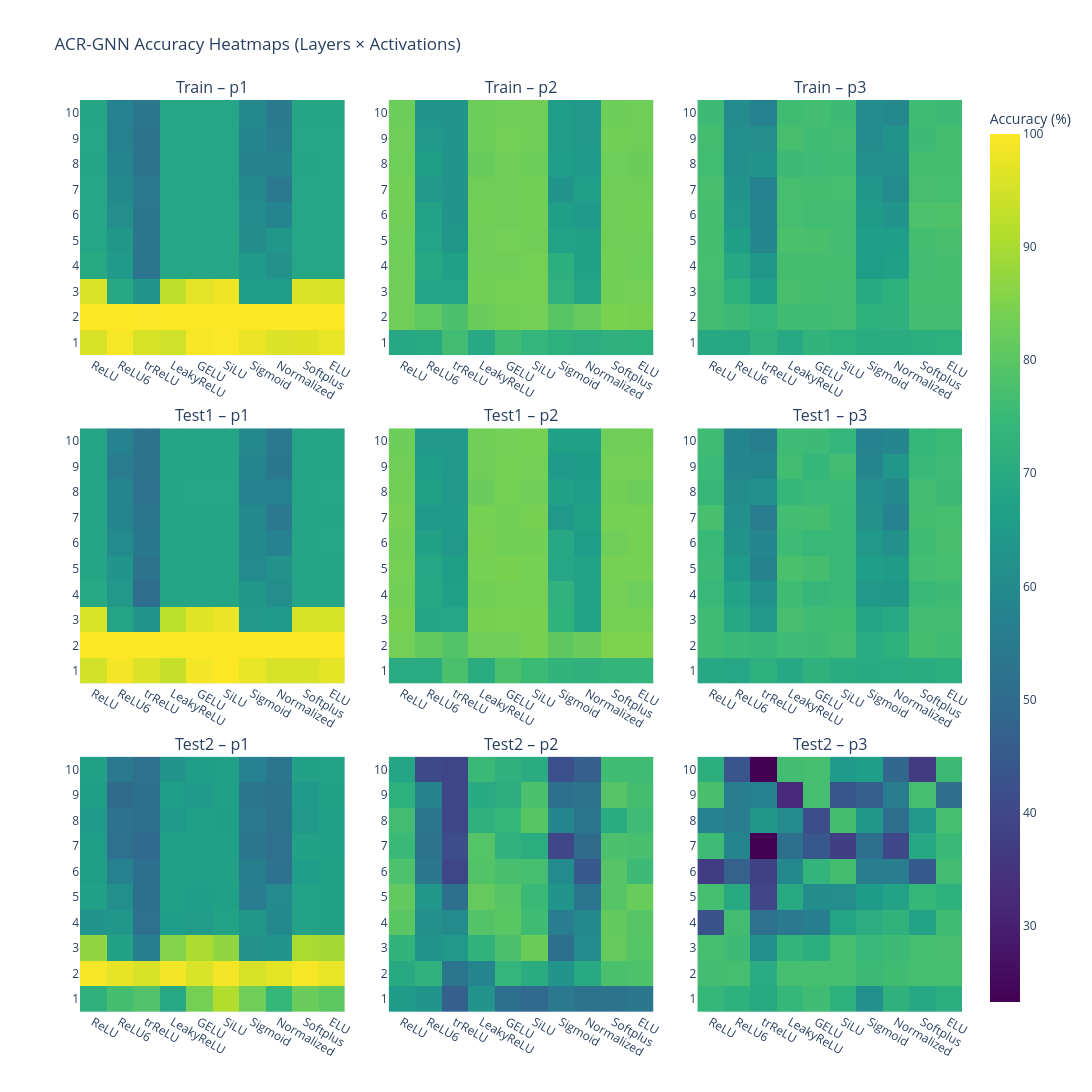

Notebook code for this chart:
### Code cell
df_qua_heatmap = combined_acrgnn_activationFunction_qua[(combined_acrgnn_activationFunction_qua.hidden_dimension == best_hidden) & (combined_acrgnn_activationFunction_qua.learning_rate == best_global_lr)]
heatmap_grid(df_qua_heatmap).show()

### Figure 1 — Plotly figure (JSON) as saved in the notebook; plotly's stock layout.template omitted (floating-point values rounded to 4 significant figures)
{"data": [{"coloraxis": "coloraxis", "hovertemplate": "Layer: %{y}<br>Activation: %{x}<br>train_micro: %{z:.2f}<extra></extra>", "type": "heatmap", "x": ["ReLU", "ReLU6", "trReLU", "LeakyReLU", "GELU", "SiLU", "Sigmoid", "Normalized", "Softplus", "ELU"], "xaxis": "x", "y": ["1", "2", "3", "4", "5", "6", "7", "8", "9", "10"], "yaxis": "y", "z": [[95.63, 99.06, 95.39, 94.63, 99.33, 99.68, 97.85, 96.27, 96.45, 97.65], [100.0, 100.0, 99.76, 100.0, 99.99, 100.0, 99.99, 99.96, 100.0, 100.0], [96.15, 68.81, 63.2, 92.66, 96.89, 98.05, 65.46, 65.47, 95.83, 95.5], [69.74, 64.76, 53.23, 68.71, 68.53, 68.66, 64.75, 62.12, 68.58, 68.56], [68.55, 63.65, 53.14, 68.5, 68.54, 68.47, 60.61, 63.38, 68.62, 68.52], [68.62, 60.98, 53.88, 68.54, 68.59, 68.65, 60.52, 58.17, 68.64, 68.6], [68.55, 59.62, 54.32, 68.6, 68.55, 68.6, 59.64, 54.55, 68.48, 68.49], [68.4, 58.47, 52.37, 68.56, 68.6, 68.52, 57.75, 57.68, 68.44, 68.54], [68.54, 56.56, 52.62, 68.54, 68.46, 68.54, 58.78, 56.01, 68.56, 68.53], [68.34, 57.4, 53.87, 68.48, 68.51, 68.47, 59.09, 54.58, 68.3, 68.36]]}, {"coloraxis": "coloraxis", "hovertemplate": "Layer: %{y}<br>Activation: %{x}<br>train_micro: %{z:.2f}<extra></extra>", "type": "heatmap", "x": ["ReLU", "ReLU6", "trReLU", "LeakyReLU", "GELU", "SiLU", "Sigmoid", "Normalized", "Softplus", "ELU"], "xaxis": "x2", "y": ["1", "2", "3", "4", "5", "6", "7", "8", "9", "10"], "yaxis": "y2", "z": [[69.09, 69.51, 76.29, 69.27, 76.01, 73.61, 71.59, 70.82, 71.98, 71.82], [82.9, 80.54, 77.81, 82.14, 83.43, 83.51, 79.66, 81.69, 84.54, 84.07], [83.14, 67.75, 67.75, 83.35, 83.66, 83.64, 72.3, 68.35, 83.4, 83.51], [83.04, 69.13, 66.54, 83.23, 83.2, 83.68, 71.4, 66.97, 83.27, 82.83], [82.85, 67.66, 63.73, 82.99, 83.57, 83.16, 67.23, 66.9, 83.19, 83.19], [83.28, 67.31, 62.92, 83.37, 83.06, 83.28, 66.25, 64.67, 83.16, 83.42], [83.38, 64.0, 62.7, 83.18, 82.94, 83.35, 62.91, 66.15, 83.19, 83.1], [82.85, 66.31, 63.04, 81.93, 83.23, 82.74, 65.81, 64.6, 82.8, 82.56], [82.98, 64.26, 63.03, 82.62, 83.52, 83.14, 65.25, 64.07, 83.29, 83.14], [82.54, 62.93, 63.04, 82.59, 83.07, 83.17, 65.64, 64.38, 82.64, 83.0]]}, {"coloraxis": "coloraxis", "hovertemplate": "Layer: %{y}<br>Activation: %{x}<br>train_micro: %{z:.2f}<extra></extra>", "type": "heatmap", "x": ["ReLU", "ReLU6", "trReLU", "LeakyReLU", "GELU", "SiLU", "Sigmoid", "Normalized", "Softplus", "ELU"], "xaxis": "x3", "y": ["1", "2", "3", "4", "5", "6", "7", "8", "9", "10"], "yaxis": "y3", "z": [[69.47, 69.06, 72.53, 69.3, 73.14, 71.54, 70.61, 70.6, 71.11, 71.75], [76.18, 75.53, 74.0, 76.04, 76.06, 76.21, 71.75, 71.92, 76.38, 76.22], [76.44, 71.89, 66.69, 77.16, 76.7, 76.44, 69.89, 71.64, 76.7, 76.64], [76.85, 68.94, 63.74, 76.64, 76.67, 76.62, 65.57, 66.59, 76.48, 76.76], [76.8, 66.16, 58.64, 77.75, 77.34, 76.55, 65.83, 65.92, 76.77, 77.13], [76.63, 64.12, 59.0, 76.88, 76.4, 76.22, 64.9, 63.09, 77.99, 78.17], [77.31, 62.98, 57.31, 77.05, 76.64, 76.83, 63.39, 60.03, 77.1, 76.85], [76.08, 62.05, 62.81, 75.51, 75.79, 76.05, 61.86, 61.37, 76.71, 76.64], [76.7, 61.28, 60.94, 77.16, 75.96, 76.18, 60.18, 62.66, 75.58, 76.79], [75.64, 60.34, 57.37, 76.1, 76.54, 75.58, 60.29, 59.04, 75.84, 75.67]]}, {"coloraxis": "coloraxis", "hovertemplate": "Layer: %{y}<br>Activation: %{x}<br>test1_micro: %{z:.2f}<extra></extra>", "type": "heatmap", "x": ["ReLU", "ReLU6", "trReLU", "LeakyReLU", "GELU", "SiLU", "Sigmoid", "Normalized", "Softplus", "ELU"], "xaxis": "x4", "y": ["1", "2", "3", "4", "5", "6", "7", "8", "9", "10"], "yaxis": "y4", "z": [[94.94, 98.96, 96.14, 93.37, 98.7, 99.89, 97.63, 95.45, 95.51, 97.04], [100.0, 100.0, 99.83, 100.0, 100.0, 100.0, 99.99, 99.97, 100.0, 100.0], [95.76, 68.07, 62.83, 92.26, 96.66, 97.78, 64.24, 64.74, 95.21, 95.09], [69.22, 63.94, 50.71, 68.3, 68.21, 68.3, 63.85, 61.14, 68.26, 68.21], [68.33, 63.03, 52.56, 68.38, 68.23, 68.4, 59.65, 62.34, 68.31, 68.21], [68.39, 60.09, 54.01, 68.31, 68.42, 68.4, 59.42, 57.28, 68.24, 68.45], [68.16, 58.21, 53.07, 68.42, 68.36, 68.22, 59.41, 54.32, 68.21, 68.3], [68.33, 58.34, 51.34, 68.44, 68.46, 68.45, 57.02, 57.19, 68.28, 68.46], [68.07, 55.34, 52.66, 68.32, 68.05, 68.3, 58.05, 54.13, 68.22, 68.22], [67.93, 57.46, 52.62, 68.09, 68.19, 68.26, 59.12, 54.74, 67.94, 67.96]]}, {"coloraxis": "coloraxis", "hovertemplate": "Layer: %{y}<br>Activation: %{x}<br>test1_micro: %{z:.2f}<extra></extra>", "type": "heatmap", "x": ["ReLU", "ReLU6", "trReLU", "LeakyReLU", "GELU", "SiLU", "Sigmoid", "Normalized", "Softplus", "ELU"], "xaxis": "x5", "y": ["1", "2", "3", "4", "5", "6", "7", "8", "9", "10"], "yaxis": "y5", "z": [[70.26, 70.41, 77.72, 70.57, 77.58, 75.34, 73.15, 72.02, 73.44, 73.43], [83.57, 81.12, 78.87, 83.0, 82.97, 83.99, 80.48, 82.33, 85.03, 84.95], [84.02, 68.3, 68.59, 84.19, 84.25, 84.15, 72.59, 67.47, 83.91, 83.88], [83.37, 68.91, 66.56, 83.46, 83.71, 83.7, 72.41, 67.61, 83.52, 82.81], [83.68, 68.65, 66.17, 83.81, 84.2, 83.8, 68.58, 67.38, 83.91, 83.89], [83.39, 67.06, 64.06, 84.05, 83.44, 83.45, 69.02, 65.64, 83.06, 83.66], [83.98, 64.66, 64.6, 83.82, 83.33, 84.03, 64.27, 66.88, 83.77, 83.75], [83.32, 67.02, 64.31, 82.2, 83.81, 82.95, 66.95, 65.64, 83.25, 82.7], [83.19, 65.66, 64.31, 82.98, 83.95, 83.55, 64.81, 65.41, 83.49, 83.55], [82.62, 64.06, 64.31, 83.13, 83.51, 83.79, 66.53, 66.49, 82.94, 83.15]]}, {"coloraxis": "coloraxis", "hovertemplate": "Layer: %{y}<br>Activation: %{x}<br>test1_micro: %{z:.2f}<extra></extra>", "type": "heatmap", "x": ["ReLU", "ReLU6", "trReLU", "LeakyReLU", "GELU", "SiLU", "Sigmoid", "Normalized", "Softplus", "ELU"], "xaxis": "x6", "y": ["1", "2", "3", "4", "5", "6", "7", "8", "9", "10"], "yaxis": "y6", "z": [[68.83, 68.74, 71.72, 68.83, 72.06, 70.62, 70.1, 70.2, 70.64, 71.2], [75.89, 75.07, 74.49, 75.79, 75.64, 76.27, 70.29, 71.53, 76.61, 76.04], [75.9, 68.85, 64.5, 77.08, 75.84, 76.1, 67.83, 69.25, 76.15, 76.31], [74.71, 67.38, 61.7, 75.97, 74.51, 75.19, 64.43, 63.88, 75.22, 75.62], [75.34, 64.68, 57.68, 77.58, 76.72, 74.88, 65.96, 64.85, 76.48, 76.94], [75.01, 62.64, 58.58, 75.71, 74.81, 75.03, 64.33, 61.97, 76.04, 77.26], [77.25, 61.78, 56.16, 76.49, 76.8, 75.18, 62.18, 57.24, 76.71, 76.98], [74.55, 60.65, 61.87, 74.3, 75.31, 75.29, 61.32, 59.51, 76.19, 75.5], [75.32, 58.92, 58.42, 76.39, 74.49, 76.42, 59.0, 63.35, 75.0, 75.76], [75.88, 58.29, 56.42, 75.74, 75.55, 74.01, 57.43, 58.89, 74.38, 75.39]]}, {"coloraxis": "coloraxis", "hovertemplate": "Layer: %{y}<br>Activation: %{x}<br>test2_micro: %{z:.2f}<extra></extra>", "type": "heatmap", "x": ["ReLU", "ReLU6", "trReLU", "LeakyReLU", "GELU", "SiLU", "Sigmoid", "Normalized", "Softplus", "ELU"], "xaxis": "x7", "y": ["1", "2", "3", "4", "5", "6", "7", "8", "9", "10"], "yaxis": "y7", "z": [[72.03, 76.67, 78.64, 69.3, 83.71, 90.98, 82.91, 74.23, 82.29, 80.37], [99.24, 97.34, 95.61, 98.76, 95.79, 98.73, 95.33, 97.02, 99.24, 97.56], [87.15, 66.93, 56.45, 85.34, 90.42, 87.17, 62.15, 62.84, 90.06, 89.41], [63.22, 63.41, 51.74, 65.8, 65.26, 67.55, 63.66, 59.34, 67.34, 67.07], [66.83, 61.22, 51.24, 66.65, 65.86, 66.64, 55.63, 59.83, 67.2, 67.05], [66.3, 56.8, 50.81, 66.77, 66.4, 66.98, 56.42, 52.27, 65.83, 67.05], [66.19, 51.79, 49.44, 66.5, 66.71, 66.41, 53.31, 51.46, 67.0, 66.83], [64.53, 51.97, 51.23, 64.52, 66.47, 66.17, 54.5, 52.3, 64.11, 66.79], [66.29, 49.95, 51.19, 65.54, 64.69, 66.1, 53.17, 52.75, 64.56, 66.86], [67.03, 54.52, 51.38, 63.28, 65.78, 66.5, 57.33, 53.25, 66.88, 67.55]]}, {"coloraxis": "coloraxis", "hovertemplate": "Layer: %{y}<br>Activation: %{x}<br>test2_micro: %{z:.2f}<extra></extra>", "type": "heatmap", "x": ["ReLU", "ReLU6", "trReLU", "LeakyReLU", "GELU", "SiLU", "Sigmoid", "Normalized", "Softplus", "ELU"], "xaxis": "x8", "y": ["1", "2", "3", "4", "5", "6", "7", "8", "9", "10"], "yaxis": "y8", "z": [[65.08, 62.85, 46.51, 62.8, 50.78, 49.4, 54.35, 52.52, 52.52, 53.75], [69.72, 72.45, 53.11, 58.18, 73.97, 70.48, 63.01, 69.76, 77.66, 78.2], [73.17, 62.78, 64.46, 73.13, 77.93, 82.41, 51.12, 60.37, 81.43, 79.09], [80.01, 61.59, 60.05, 79.03, 79.9, 75.95, 55.72, 59.64, 81.18, 79.44], [80.95, 63.52, 50.99, 81.49, 79.49, 75.09, 63.14, 53.06, 79.51, 82.09], [78.05, 53.8, 39.54, 78.95, 77.25, 77.0, 59.98, 44.72, 79.33, 75.54], [75.11, 52.35, 41.37, 79.17, 72.5, 70.96, 39.77, 49.68, 77.89, 77.33], [76.15, 53.16, 39.6, 72.06, 74.15, 79.61, 59.02, 53.57, 70.58, 75.75], [71.66, 57.6, 39.6, 69.86, 71.13, 77.73, 51.21, 52.54, 79.33, 76.63], [68.38, 40.2, 39.5, 75.13, 71.98, 70.52, 42.22, 46.44, 75.84, 75.89]]}, {"coloraxis": "coloraxis", "hovertemplate": "Layer: %{y}<br>Activation: %{x}<br>test2_micro: %{z:.2f}<extra></extra>", "type": "heatmap", "x": ["ReLU", "ReLU6", "trReLU", "LeakyReLU", "GELU", "SiLU", "Sigmoid", "Normalized", "Softplus", "ELU"], "xaxis": "x9", "y": ["1", "2", "3", "4", "5", "6", "7", "8", "9", "10"], "yaxis": "y9", "z": [[74.41, 72.22, 69.73, 74.26, 75.93, 72.23, 61.87, 72.11, 69.41, 71.48], [76.47, 76.94, 70.33, 77.0, 76.99, 77.03, 75.44, 76.1, 77.01, 76.94], [76.89, 75.69, 61.67, 73.75, 71.43, 76.98, 74.7, 75.65, 76.95, 77.08], [42.77, 76.38, 51.95, 54.53, 56.31, 68.07, 70.78, 72.71, 67.32, 76.07], [76.87, 69.64, 39.16, 69.7, 60.85, 61.08, 65.32, 67.26, 74.26, 72.23], [37.03, 47.09, 38.22, 59.16, 73.36, 76.78, 56.06, 56.18, 44.98, 76.2], [75.74, 58.28, 23.24, 50.97, 44.14, 37.55, 51.13, 40.01, 68.85, 75.22], [57.42, 56.08, 63.71, 60.21, 41.39, 76.73, 63.57, 50.11, 64.25, 76.9], [77.42, 56.19, 56.64, 31.84, 76.86, 43.94, 46.39, 55.69, 76.88, 50.71], [71.19, 43.51, 23.29, 76.39, 76.95, 64.72, 65.77, 48.48, 36.72, 75.46]]}], "layout": {"annotations": [{"font": {"size": 16}, "showarrow": false, "text": "Train – p1", "x": 0.15, "xanchor": "center", "xref": "paper", "y": 1, "yanchor": "bottom", "yref": "paper"}, {"font": {"size": 16}, "showarrow": false, "text": "Train – p2", "x": 0.5, "xanchor": "center", "xref": "paper", "y": 1, "yanchor": "bottom", "yref": "paper"}, {"font": {"size": 16}, "showarrow": false, "text": "Train – p3", "x": 0.85, "xanchor": "center", "xref": "paper", "y": 1, "yanchor": "bottom", "yref": "paper"}, {"font": {"size": 16}, "showarrow": false, "text": "Test1 – p1", "x": 0.15, "xanchor": "center", "xref": "paper", "y": 0.64, "yanchor": "bottom", "yref": "paper"}, {"font": {"size": 16}, "showarrow": false, "text": "Test1 – p2", "x": 0.5, "xanchor": "center", "xref": "paper", "y": 0.64, "yanchor": "bottom", "yref": "paper"}, {"font": {"size": 16}, "showarrow": false, "text": "Test1 – p3", "x": 0.85, "xanchor": "center", "xref": "paper", "y": 0.64, "yanchor": "bottom", "yref": "paper"}, {"font": {"size": 16}, "showarrow": false, "text": "Test2 – p1", "x": 0.15, "xanchor": "center", "xref": "paper", "y": 0.28, "yanchor": "bottom", "yref": "paper"}, {"font": {"size": 16}, "showarrow": false, "text": "Test2 – p2", "x": 0.5, "xanchor": "center", "xref": "paper", "y": 0.28, "yanchor": "bottom", "yref": "paper"}, {"font": {"size": 16}, "showarrow": false, "text": "Test2 – p3", "x": 0.85, "xanchor": "center", "xref": "paper", "y": 0.28, "yanchor": "bottom", "yref": "paper"}], "coloraxis": {"colorbar": {"title": {"text": "Accuracy (%)"}}, "colorscale": [[0, "#440154"], [0.1111, "#482878"], [0.2222, "#3e4989"], [0.3333, "#31688e"], [0.4444, "#26828e"], [0.5556, "#1f9e89"], [0.6667, "#35b779"], [0.7778, "#6ece58"], [0.8889, "#b5de2b"], [1, "#fde725"]]}, "height": 1200, "title": {"text": "ACR-GNN Accuracy Heatmaps (Layers × Activations)"}, "width": 1200, "xaxis": {"anchor": "y", "domain": [0, 0.3]}, "xaxis2": {"anchor": "y2", "domain": [0.35, 0.65]}, "xaxis3": {"anchor": "y3", "domain": [0.7, 1]}, "xaxis4": {"anchor": "y4", "domain": [0, 0.3]}, "xaxis5": {"anchor": "y5", "domain": [0.35, 0.65]}, "xaxis6": {"anchor": "y6", "domain": [0.7, 1]}, "xaxis7": {"anchor": "y7", "domain": [0, 0.3]}, "xaxis8": {"anchor": "y8", "domain": [0.35, 0.65]}, "xaxis9": {"anchor": "y9", "domain": [0.7, 1]}, "yaxis": {"anchor": "x", "domain": [0.72, 1]}, "yaxis2": {"anchor": "x2", "domain": [0.72, 1]}, "yaxis3": {"anchor": "x3", "domain": [0.72, 1]}, "yaxis4": {"anchor": "x4", "domain": [0.36, 0.64]}, "yaxis5": {"anchor": "x5", "domain": [0.36, 0.64]}, "yaxis6": {"anchor": "x6", "domain": [0.36, 0.64]}, "yaxis7": {"anchor": "x7", "domain": [0, 0.28]}, "yaxis8": {"anchor": "x8", "domain": [0, 0.28]}, "yaxis9": {"anchor": "x9", "domain": [0, 0.28]}}}
